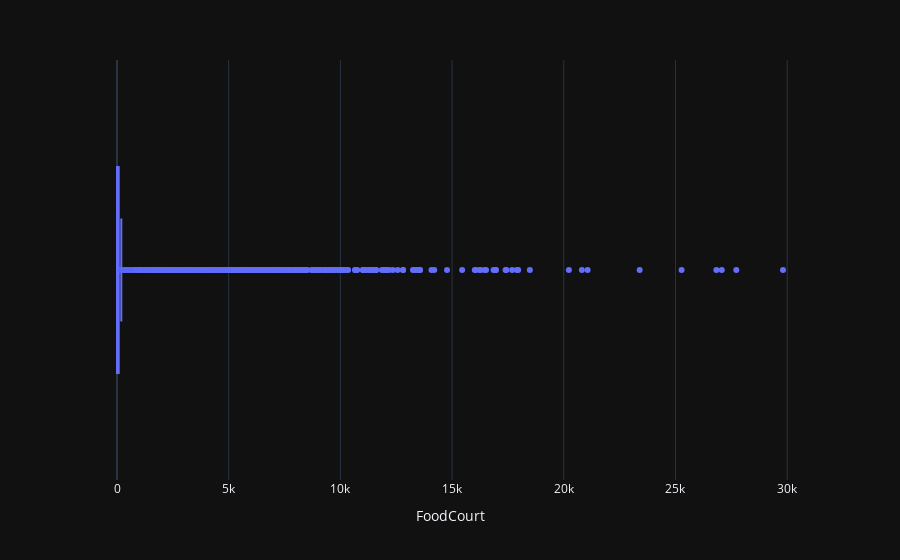

The cell this chart's notebook holds for it:
### Code cell
px.box(combine,x="FoodCourt",template="plotly_dark")

### Figure 1 — Plotly figure (JSON) as saved in the notebook; plotly's stock layout.template omitted (floating-point values rounded to 4 significant figures; data arrays with more than 128 entries replaced by an {"elided": "..."} marker saying what was removed)
{"data": [{"alignmentgroup": "True", "hovertemplate": "FoodCourt=%{x}<extra></extra>", "legendgroup": "", "marker": {"color": "#636efa"}, "name": "", "notched": false, "offsetgroup": "", "orientation": "h", "showlegend": false, "type": "box", "x": {"elided": "12970 int values"}, "x0": " ", "xaxis": "x", "y0": " ", "yaxis": "y"}], "layout": {"boxmode": "group", "legend": {"tracegroupgap": 0}, "margin": {"t": 60}, "xaxis": {"anchor": "y", "domain": [0, 1], "title": {"text": "FoodCourt"}}, "yaxis": {"anchor": "x", "domain": [0, 1]}}}
